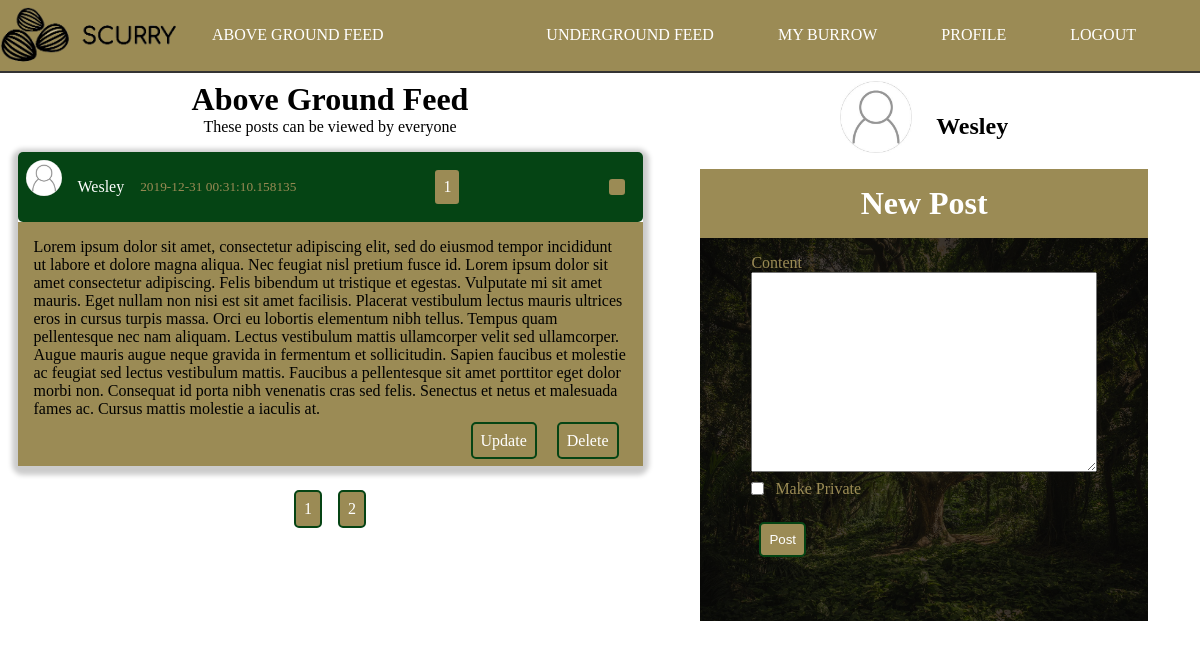
The page /home?page=2 (signed in) on the database as committed earlier.
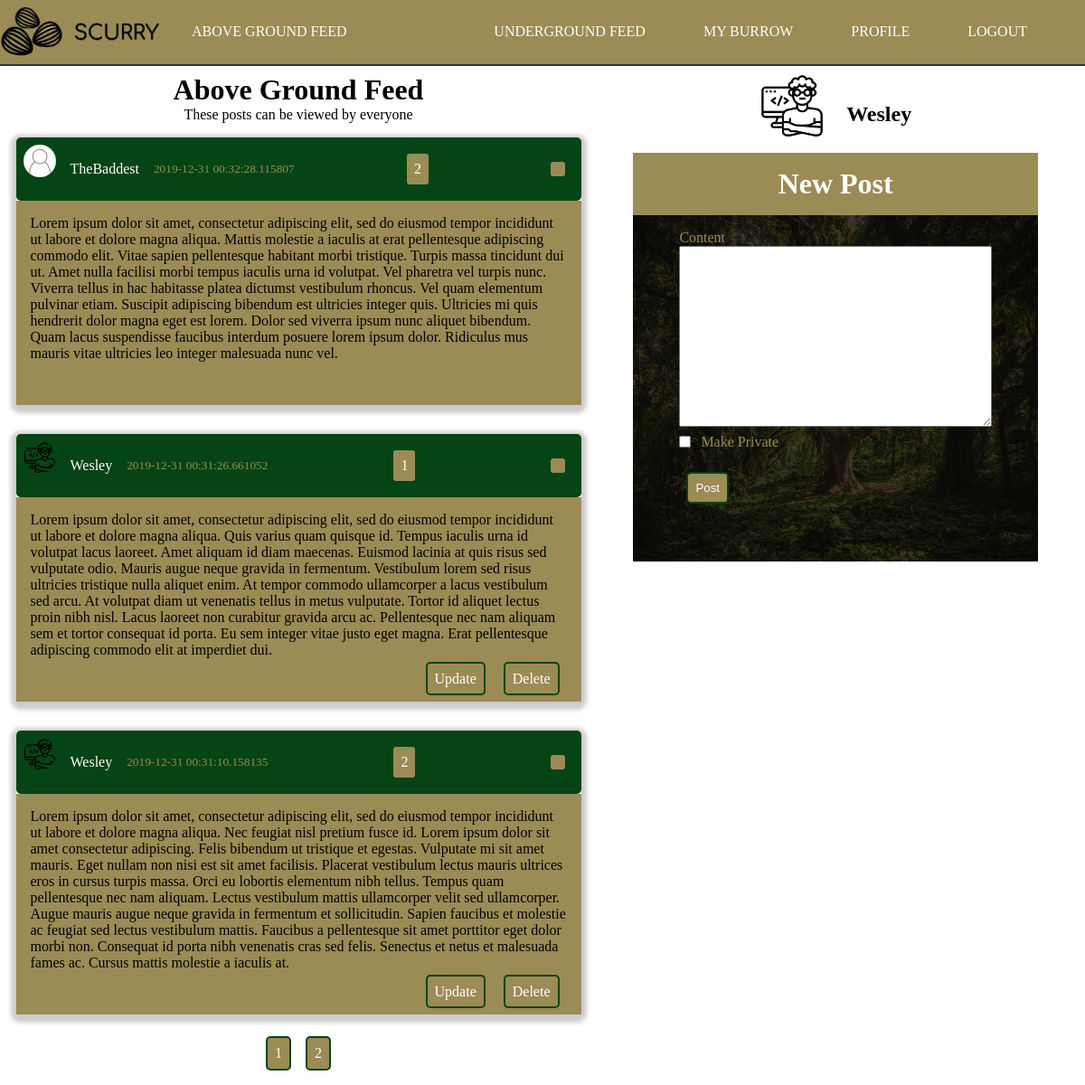
The same page on the database as committed later.
### scurry/models.py (models this page shows, shortened)
class Post(db.Model):
    id = db.Column(db.Integer, primary_key=True)
    content = db.Column(db.Text, nullable=False)
    date_posted = db.Column(db.DateTime, nullable=False, default=datetime.utcnow)
    user_id = db.Column(db.Integer, db.ForeignKey('user.id'), nullable=False)
    private = db.Column(db.Boolean, default=False, nullable=False)
    likes = db.relationship('PostLike', backref='post', lazy='dynamic')

class User(db.Model, UserMixin):
    id = db.Column(db.Integer, primary_key=True)
    username = db.Column(db.String(20), unique=True, nullable=False)
    email = db.Column(db.String(120), unique=True, nullable=False)
    image_file = db.Column(db.String(20), nullable=False, default='noprofile.jpg')
    password = db.Column(db.String(60), nullable=False)
    posts = db.relationship('Post', backref='author', lazy=True)
    liked = db.relationship(
        'PostLike',
        foreign_keys='PostLike.user_id',
        backref='user', lazy='dynamic')

### scurry/main/routes.py (the view)
@main.route('/')
@main.route('/home', methods=['POST', 'GET'])
def index():
    postForm = PostForm()
    if postForm.validate_on_submit():
        post = Post(private=postForm.private.data, content=postForm.content.data, author=current_user)
        db.session.add(post)
        db.session.commit()
        flash('Post Created!', 'success')
        return redirect(request.referrer)
    user = User.query.filter_by(username=current_user.username).first_or_404()
    page = request.args.get('page', 1, type=int)
    posts = Post.query.filter_by(private=False).order_by(Post.date_posted.desc()).paginate(page=page, per_page=5)
    return render_template('home.html', title='Home', posts=posts, user=user, postForm=postForm)

### scurry/posts/forms.py
class PostForm(FlaskForm):
    content = TextAreaField('Content', validators=[DataRequired()])
    private = BooleanField('Make Private')
    submit = SubmitField('Post')

### scurry/models.py (called while the page is built)
@login_manager.user_loader
def load_user(user_id):
    return User.query.get(int(user_id))

### scurry/templates/home.html (shortened to what this page needs)
{% extends "layout.html" %}
{% block content %}
    <div class="container" id="home">
        <h1 class="page-header">Above Ground Feed</h1>
        <p class="page-header subtext">These posts can be viewed by everyone</p>
        <div class="posts-container">
            {%  for post in posts.items %}
                <article class="article-post shadow">
                    <div class="post-head">
                        <img src="{{ url_for('static', filename='images/' + post.author.image_file) }}" alt="user photo" class="article-img">
                        <div class="post-metadata">
                            <a class="post-author" href="{{ url_for('users.user_posts', username=post.author.username) }}">{{ post.author.username }}</a>
                            <small>{{ post.date_posted }}</small>
                            <p class="btn right">
                                {{ post.likes.count() }}
                            </p>
                            <ion-icon class="btn share-btn right" name="share-alt"></ion-icon>
                        </div>
                    </div>
                    <div class="post-body">
                        <p class="post-content">{{ post.content }}</p>
                        <div class="post-buttons">
                            {% if current_user.username == post.author.username %}
                                <a href="{{ url_for('posts.update_post', post_id=post.id) }}" class="btn">Update</a>
                                <a href="{{ url_for('posts.delete_post', post_id=post.id) }}" class="btn">Delete</a>
                            {% endif %}
                        </div>
                    </div>
                </article>
            {% endfor %}
            <div class="pagination">
                {% for page_num in posts.iter_pages() %}
                    {% if page_num %}
                        <a class="btn btn-info" href="{{ url_for('main.index', page=page_num) }}">{{ page_num }}</a>
                    {% else %}
                        ...
                    {% endif %}
                {% endfor %}
            </div>
        </div>
    </div>
{% endblock content %}

### scurry/templates/layout.html (shortened to what this page needs)
<!DOCTYPE html>
<html lang="en">
<head>
    <link rel="stylesheet" type="text/css" href="{{ url_for('static', filename='style.css') }}">
</head>
<body>
    <header>
        <nav class="header-nav">
            <div class="header-logo">
                <img src="{{ url_for('static', filename='images/scurry-logo.png') }}" alt="Scurry - A Place for Squirrels" class="logo">
            </div>
            <ul class="nav-list">
                <li class="nav-list-item">
                    <a href="{{ url_for('main.index') }}" class="nav-link">Above Ground Feed</a>
                </li>
            </ul>
            <ul class="nav-list right">
                {% if current_user.is_authenticated %}
                <li class="nav-list-item">
                    <a href="{{ url_for('posts.underground') }}" class="nav-link">Underground Feed</a>
                </li>
                <li class="nav-list-item">
                    <a href="{{ url_for('posts.burrow') }}" class="nav-link">My Burrow</a>
                </li>
                <li class="nav-list-item">
                    <a href="{{ url_for('users.profile') }}" class="nav-link">Profile</a>
                </li>
                <li class="nav-list-item">
                    <a href="{{ url_for('users.logout') }}" class="nav-link">Logout</a>
                </li>
                {% endif %}
            </ul>
        </nav>
    </header>
    <main id="main">
        <div class="content-container" id="main-block">
            {%  block content %}{% endblock %}
        </div>
        <div class="sidebar-container" id="sidebar-block">
        {% if current_user.is_authenticated %}
            <div class="home-sidebar-user-info">
                <img src="{{ url_for('static', filename='images/' + current_user.image_file) }}" alt="user photo" class="sidebar-img">
                <h2>{{ current_user.username }}</h2>
            </div>
            <div class="post-form">
                <form action="" method="POST" class="form">
                    <div class="form-legend">
                        <h1>New Post</h1>
                    </div>
                    <div class="form-well">
                        <div class="form-group">
                            {{ postForm.content.label(class="form-control-label") }}
                            {% if postForm.content.errors %}
                                <div class="invalid-feedback">
                                    {% for error in postForm.content.errors %}
                                        <span>{{ error }}</span>
                                    {% endfor %}
                                </div>
                            {% else %}
                                {{ postForm.content(class="form-control-post-textarea") }}
                            {% endif %}
                        </div>
                        <div class="form-group">
                            {{ postForm.private.label(class="form-control-boolean-label") }}
                            {{ postForm.private(class="form-control-boolean") }}
                        </div>
                        <div class="form-group post-submit">
                            {{ postForm.submit(class="btn")}}
                        </div>
                    </div>
                </form>
            </div>
        {% endif %}
        </div>
    </main>
</body>
</html>

Rows that differ between the two databases and show on the page:
now on this page (row unchanged): Post: image_file (picture), author.username "TheBaddest", date_posted "2019-12-31 00:32:28.115807", likes.count "2", content "Lorem ipsum dolor sit amet, consectetur adipiscing elit, sed do eiusmod tempor incididunt ut labore et dolore magna aliqua. Mattis molestie a iaculis at erat pellentesque adipiscing commodo elit. Vitae sapien pellentesque habitant morbi tristique. Turpis massa tincidunt dui ut. Amet nulla facilisi morbi tempus iaculis urna id volutpat. Vel pharetra vel turpis nunc. Viverra tellus in hac habitasse platea dictumst vestibulum rhoncus. Vel quam elementum pulvinar etiam. Suscipit adipiscing bibendum est ultricies integer quis. Ultricies mi quis hendrerit dolor magna eget est lorem. Dolor sed viverra ipsum nunc aliquet bibendum. Quam lacus suspendisse faucibus interdum posuere lorem ipsum dolor.…"
now on this page (row unchanged): Post: image_file (picture), author.username "Wesley", date_posted "2019-12-31 00:31:26.661052", likes.count "1", content "Lorem ipsum dolor sit amet, consectetur adipiscing elit, sed do eiusmod tempor incididunt ut labore et dolore magna aliqua. Quis varius quam quisque id. Tempus iaculis urna id volutpat lacus laoreet. Amet aliquam id diam maecenas. Euismod lacinia at quis risus sed vulputate odio. Mauris augue neque gravida in fermentum. Vestibulum lorem sed risus ultricies tristique nulla aliquet enim. At tempor commodo ullamcorper a lacus vestibulum sed arcu. At volutpat diam ut venenatis tellus in metus vulputate. Tortor id aliquet lectus proin nibh nisl. Lacus laoreet non curabitur gravida arcu ac. Pellentesque nec nam aliquam sem et tortor consequat id porta. Eu sem integer vitae justo eget magna. Erat…"
changed through a linked row, Post (number 3 of 3 on the later page): image_file: a different picture; likes.count "1" → "2"
changed User "Wesley": image_file: a different picture
